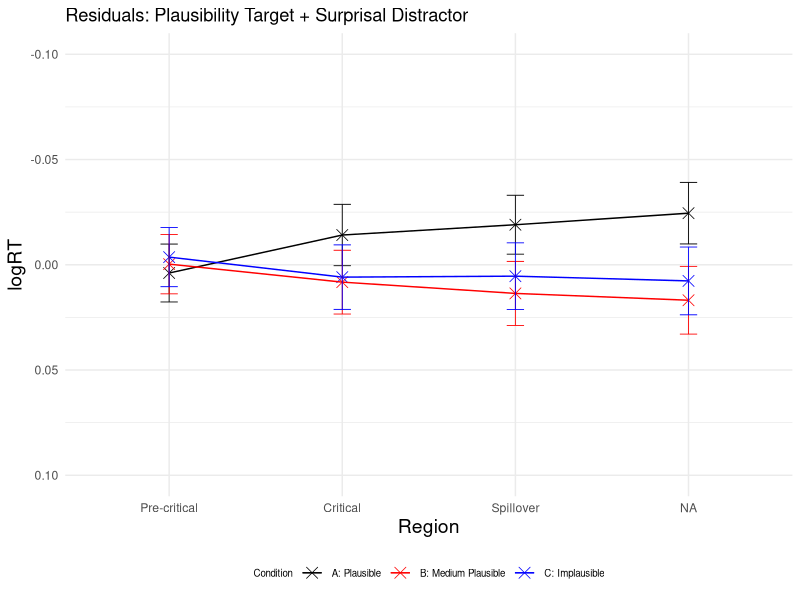
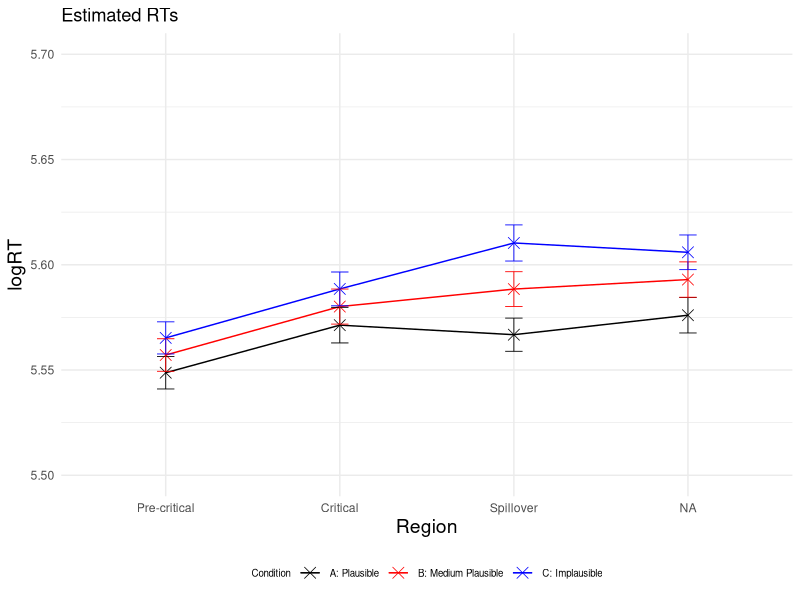
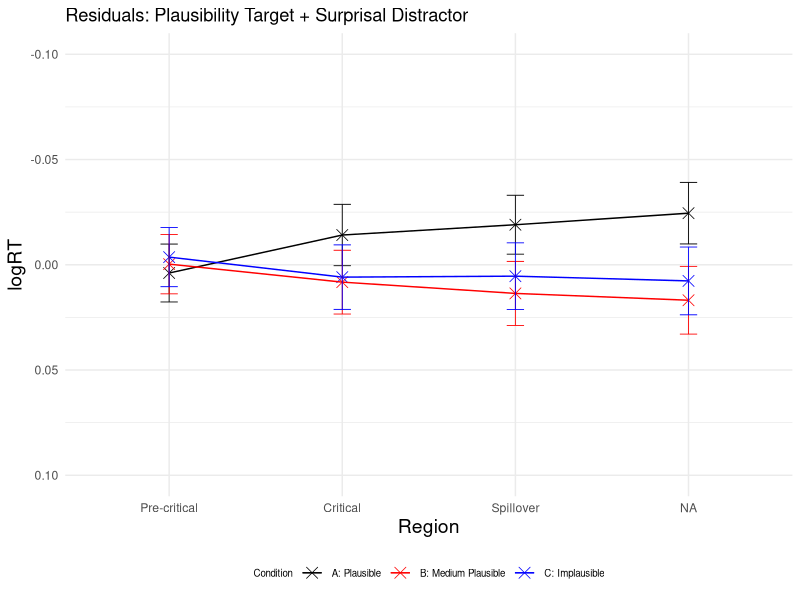
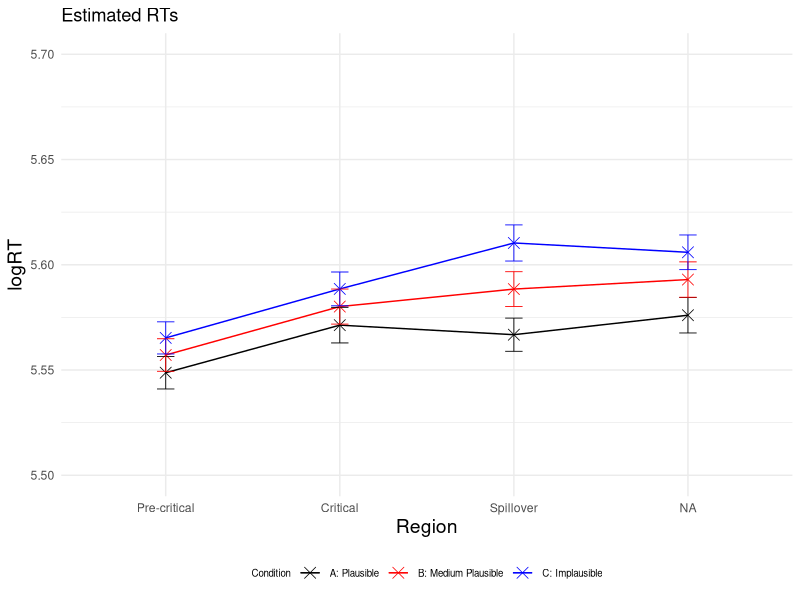

Generate these figures, in order, with R:
### LMER ###
# load lme4 package
library(lme4)
library(dplyr)
library(ggplot2)
library(lmerTest)

setwd("~/Downloads/Master_Thesis/Plausibility_Rating_Experiments/3_SPR_Study/Results_SPR_Plaus_single/")
GP6 <- read.csv("GP6SPR_processed.csv")


residuals <- data.frame(
  Region <- character(0),
  Condition <- character(0),
  Residual <- numeric(0),
  SE_Residual <- numeric(0)
)

logRT_estimated <- data.frame(
  Region <- character(0),
  Condition <- character(0),
  Estimated_logRT <- numeric(0),
  SE_Estimated <- numeric(0)
)


SPR_coefficients <- data.frame(
  Region <- character(0),
  Intercept <- numeric(0),
  Plausibility <- numeric(0),
  Surprisal <- numeric(0)
)


##### PRE-CRITICAL #####
# Precritical region
Precritical <- subset(GP6, Region == "Pre-critical")
# standardise predictors
Precritical$scaled_Plaus_Precritical <- scale(Precritical$SPR_Plaus_Rating)
Precritical$scaled_Surprisaldist_Precritical <- scale(Precritical$Surprisal_distractor)
# invert predictor plausibility
Precritical$inverted_scaled_Plaus_Precritical <- (Precritical$scaled_Plaus_Precritical) * (-1)
#log transform reading times
Precritical$logRT_Precritical <- log(Precritical$ReadingTime)



# define and run the linear mixed-effects regression model for the precritical region 
model_Precritical <- lmerTest::lmer(logRT_Precritical ~ inverted_scaled_Plaus_Precritical + scaled_Surprisaldist_Precritical + 
                                  (1 + inverted_scaled_Plaus_Precritical + scaled_Surprisaldist_Precritical | Subject) + 
                                  (1 + inverted_scaled_Plaus_Precritical + scaled_Surprisaldist_Precritical | Item), data = Precritical)

# print the summary of the model
summary_Precritical <- summary(model_Precritical)
print(summary_Precritical)

coefficients_Precritical <- summary_Precritical$coefficients

intercept <- coefficients_Precritical["(Intercept)", 1]
plaus_target_coeff <- coefficients_Precritical["(Intercept)", 1] + coefficients_Precritical["inverted_scaled_Plaus_Precritical", 1]
surprisal_distractor_coeff <- coefficients_Precritical["(Intercept)", 1] + coefficients_Precritical["scaled_Surprisaldist_Precritical", 1]

#####predict condition A, precritical#####
Precritical_A <- subset(Precritical, Condition == "A")
Precritical_A$Precritical_A_Predicted <- predict(model_Precritical, newdata = Precritical_A,  type = "response")

# calculate residuals
Residual_Precritical_A <- mean(Precritical_A$logRT_Precritical) - mean(Precritical_A$Precritical_A_Predicted)
Residual_Precritical_A
# observed RT for condition A precritical
Precrit_A_logRT_observed <- mean(Precritical_A$logRT_Precritical)
Precrit_A_logRT_observed
# estimated RT for condition A precritical
Precrit_A_logRT_estimated <- mean(Precritical_A$Precritical_A_Predicted)
Precrit_A_logRT_estimated

# calculate standard error for residuals
SE_Res_Precrit_A <- sqrt(sd(Precritical_A$logRT, na.rm = TRUE)^2/length(Precritical_A$logRT) + sd(Precritical_A$Precritical_A_Predicted, na.rm = TRUE)^2/length(Precritical_A$Precritical_A_Predicted))
SE_Res_Precrit_A
new_row_residuals <- data.frame(Region = 'Pre-critical', Condition = "A", Residual = Residual_Precritical_A, SE_Residual = SE_Res_Precrit_A)
residuals <- rbind(residuals, new_row_residuals)

# calculate standard error for logRT estimated
SE_est_Precrit_A <- sd(Precritical_A$Precritical_A_Predicted, na.rm = TRUE) / sqrt(length(Precritical_A$Precritical_A_Predicted)) 
SE_est_Precrit_A

new_row_logRT_estimated <- data.frame(Region = 'Pre-critical', Condition = "A", Estimated_logRT = Precrit_A_logRT_estimated, SE_Estimated = SE_est_Precrit_A)
logRT_estimated <- rbind(logRT_estimated, new_row_logRT_estimated)





####predict condition B, precritical#####
Precritical_B <- subset(Precritical, Condition == "B")
Precritical_B$Precritical_B_Predicted <- predict(model_Precritical, newdata = Precritical_B,  type = "response")

# calculate residuals
Residual_Precritical_B <- mean(Precritical_B$logRT_Precritical) - mean(Precritical_B$Precritical_B_Predicted)
Residual_Precritical_B
Precrit_B_logRT_observed <- mean(Precritical_B$logRT_Precritical)
Precrit_B_logRT_observed
Precrit_B_logRT_estimated <- mean(Precritical_B$Precritical_B_Predicted)
Precrit_B_logRT_estimated

# calculate standard error for residuals
SE_Res_Precrit_B <- sqrt(sd(Precritical_B$logRT, na.rm = TRUE)^2/length(Precritical_B$logRT) + sd(Precritical_B$Precritical_B_Predicted, na.rm = TRUE)^2/length(Precritical_B$Precritical_B_Predicted))
SE_Res_Precrit_B
new_row_residuals <- data.frame(Region = 'Pre-critical', Condition = "B", Residual = Residual_Precritical_B, SE_Residual = SE_Res_Precrit_B)
residuals <- rbind(residuals, new_row_residuals)

# calculate standard error for logRT estimated
SE_est_Precrit_B <- sd(Precritical_B$Precritical_B_Predicted, na.rm = TRUE) / sqrt(length(Precritical_B$Precritical_B_Predicted)) 
SE_est_Precrit_B
new_row_logRT_estimated <- data.frame(Region = 'Pre-critical', Condition = "B", Estimated_logRT = Precrit_B_logRT_estimated, SE_Estimated = SE_est_Precrit_B)
logRT_estimated <- rbind(logRT_estimated, new_row_logRT_estimated)



#####predict condition C, precritical#####
Precritical_C <- subset(Precritical, Condition == "C")
Precritical_C$Precritical_C_Predicted <- predict(model_Precritical, newdata = Precritical_C,  type = "response")

# calculate residuals
Residual_Precritical_C <- mean(Precritical_C$logRT_Precritical) - mean(Precritical_C$Precritical_C_Predicted)
Residual_Precritical_C
Precrit_C_logRT_observed <- mean(Precritical_C$logRT_Precritical) 
Precrit_C_logRT_observed
Precrit_C_logRT_estimated <- mean(Precritical_C$Precritical_C_Predicted)
Precrit_C_logRT_estimated

# calculate standard error for residuals
SE_Res_Precrit_C <- sqrt(sd(Precritical_C$logRT, na.rm = TRUE)^2/length(Precritical_C$logRT) + sd(Precritical_C$Precritical_C_Predicted, na.rm = TRUE)^2/length(Precritical_C$Precritical_C_Predicted))
SE_Res_Precrit_C
new_row_residuals <- data.frame(Region = 'Pre-critical', Condition = "C", Residual = Residual_Precritical_C, SE_Residual = SE_Res_Precrit_C)
residuals <- rbind(residuals, new_row_residuals)

# calculate standard error for logRT estimated
SE_est_Precrit_C <- sd(Precritical_C$Precritical_C_Predicted, na.rm = TRUE) / sqrt(length(Precritical_C$Precritical_C_Predicted)) 
SE_est_Precrit_C
new_row_logRT_estimated <- data.frame(Region = 'Pre-critical', Condition = "C", Estimated_logRT = Precrit_C_logRT_estimated, SE_Estimated = SE_est_Precrit_C)
logRT_estimated <- rbind(logRT_estimated, new_row_logRT_estimated)





##### CRITICAL #####
# critical region
Critical <- subset(GP6, Region == "Critical")
# standardise predictors
Critical$scaled_Plaus_Critical <- scale(Critical$SPR_Plaus_Rating)
Critical$scaled_Surprisaldist_Critical <- scale(Critical$Surprisal_distractor)
# invert predictor plausibility
Critical$inverted_scaled_Plaus_Critical <- (Critical$scaled_Plaus_Critical) * (-1)
#log transform reading times
Critical$logRT_Critical <- log(Critical$ReadingTime)

# define and run the linear mixed-effects regression model for the Critical region 
model_Critical <- lmerTest::lmer(logRT_Critical ~ inverted_scaled_Plaus_Critical + scaled_Surprisaldist_Critical + 
                            (1 + inverted_scaled_Plaus_Critical + scaled_Surprisaldist_Critical | Subject) + 
                            (1 + inverted_scaled_Plaus_Critical + scaled_Surprisaldist_Critical | Item), data = Critical)

# print the summary of the model
summary_Critical <- summary(model_Critical)
summary_Critical


#####predict condition A, Critical#####
Critical_A <- subset(Critical, Condition == "A")
Critical_A$Critical_A_Predicted <- predict(model_Critical, newdata = Critical_A,  type = "response")

# calculate residuals
Residual_Critical_A <- mean(Critical_A$logRT_Critical) - mean(Critical_A$Critical_A_Predicted)
Residual_Critical_A
Critical_A_logRT_observed <- mean(Critical_A$logRT_Critical) 
Critical_A_logRT_observed
Critical_A_logRT_estimated <- mean(Critical_A$Critical_A_Predicted)
Critical_A_logRT_estimated


# calculate standard error for residuals
SE_Res_Crit_A <- sqrt(sd(Critical_A$logRT, na.rm = TRUE)^2/length(Critical_A$logRT) + sd(Critical_A$Critical_A_Predicted, na.rm = TRUE)^2/length(Critical_A$Critical_A_Predicted))
SE_Res_Crit_A
new_row_residuals <- data.frame(Region = 'Critical', Condition = "A", Residual = Residual_Critical_A, SE_Residual = SE_Res_Crit_A)
residuals <- rbind(residuals, new_row_residuals)

# calculate standard error for logRT estimated
SE_est_Crit_A <- sd(Critical_A$Critical_A_Predicted, na.rm = TRUE) / sqrt(length(Critical_A$Critical_A_Predicted)) 
SE_est_Crit_A
new_row_logRT_estimated <- data.frame(Region = 'Critical', Condition = "A", Estimated_logRT = Critical_A_logRT_estimated, SE_Estimated = SE_est_Crit_A)
logRT_estimated <- rbind(logRT_estimated, new_row_logRT_estimated)


#####predict condition B, Critical#####
Critical_B <- subset(Critical, Condition == "B")
Critical_B$Critical_B_Predicted <- predict(model_Critical, newdata = Critical_B,  type = "response")

# calculate residualds
Residual_Critical_B <- mean(Critical_B$logRT_Critical) - mean(Critical_B$Critical_B_Predicted)
Residual_Critical_B
Critical_B_logRT_observed <- mean(Critical_B$logRT_Critical)
Critical_B_logRT_observed
Critical_B_logRT_estimated <- mean(Critical_B$Critical_B_Predicted)
Critical_B_logRT_estimated

# calculate standard error for residuals
SE_Res_Crit_B <- sqrt(sd(Critical_B$logRT, na.rm = TRUE)^2/length(Critical_B$logRT) + sd(Critical_B$Critical_B_Predicted, na.rm = TRUE)^2/length(Critical_B$Critical_B_Predicted))
SE_Res_Crit_B
new_row_residuals <- data.frame(Region = 'Critical', Condition = "B", Residual = Residual_Critical_B, SE_Residual = SE_Res_Crit_B)
residuals <- rbind(residuals, new_row_residuals)

# calculate standard error for logRT estimated
SE_est_Crit_B <- sd(Critical_B$Critical_B_Predicted, na.rm = TRUE) / sqrt(length(Critical_B$Critical_B_Predicted)) 
SE_est_Crit_B
new_row_logRT_estimated <- data.frame(Region = 'Critical', Condition = "B", Estimated_logRT = Critical_B_logRT_estimated, SE_Estimated = SE_est_Crit_B)
logRT_estimated <- rbind(logRT_estimated, new_row_logRT_estimated)



#####predict condition C, Critical#####
Critical_C <- subset(Critical, Condition == "C")
Critical_C$Critical_C_Predicted <- predict(model_Critical, newdata = Critical_C,  type = "response")

# calculate residuals
Residual_Critical_C <- mean(Critical_C$logRT_Critical) - mean(Critical_C$Critical_C_Predicted)
Residual_Critical_C
Critical_C_logRT_observed <- mean(Critical_C$logRT_Critical)
Critical_C_logRT_observed
Critical_C_logRT_estimated <- mean(Critical_C$Critical_C_Predicted)
Critical_C_logRT_estimated

# calculate standard error for residuals
SE_Res_Crit_C <- sqrt(sd(Critical_C$logRT, na.rm = TRUE)^2/length(Critical_C$logRT) + sd(Critical_C$Critical_C_Predicted, na.rm = TRUE)^2/length(Critical_C$Critical_C_Predicted))
SE_Res_Crit_C
new_row_residuals <- data.frame(Region = 'Critical', Condition = "C", Residual = Residual_Critical_C, SE_Residual = SE_Res_Crit_C)
residuals <- rbind(residuals, new_row_residuals)

# calculate standard error for logRT estimated
SE_est_Crit_C <- sd(Critical_C$Critical_C_Predicted, na.rm = TRUE) / sqrt(length(Critical_C$Critical_C_Predicted)) 
SE_est_Crit_C
new_row_logRT_estimated <- data.frame(Region = 'Critical', Condition = "C", Estimated_logRT = Critical_C_logRT_estimated, SE_Estimated = SE_est_Crit_C)
logRT_estimated <- rbind(logRT_estimated, new_row_logRT_estimated)




##### SPILLOVER #####
# Spillover region 
Spillover <- subset(GP6, Region == "Spillover")
# standardise predictors
Spillover$scaled_Plaus_Spillover <- scale(Spillover$SPR_Plaus_Rating)
Spillover$scaled_Surprisaldist_Spillover <- scale(Spillover$Surprisal_distractor)
# invert predictor plausibility
Spillover$inverted_scaled_Plaus_Spillover <- (Spillover$scaled_Plaus_Spillover) * (-1)
#log transform reading times
Spillover$logRT_Spillover <- log(Spillover$ReadingTime)

# define and run the linear mixed-effects regression model for the Spillover region 
model_Spillover <- lmerTest::lmer(logRT_Spillover ~ inverted_scaled_Plaus_Spillover + scaled_Surprisaldist_Spillover + 
                         (1 + inverted_scaled_Plaus_Spillover + scaled_Surprisaldist_Spillover | Subject) + 
                         (1 + inverted_scaled_Plaus_Spillover + scaled_Surprisaldist_Spillover | Item), data = Spillover)

# print the summary of the model
summary_Spillover <- summary(model_Spillover)
summary_Spillover



#####predict condition A, Spillover#####
Spillover_A <- subset(Spillover, Condition == "A")
Spillover_A$Spillover_A_Predicted <- predict(model_Spillover, newdata = Spillover_A,  type = "response")

# calculate residuals
Residual_Spillover_A <- mean(Spillover_A$logRT_Spillover) - mean(Spillover_A$Spillover_A_Predicted)
Residual_Spillover_A
Spillover_A_logRT_observed <- mean(Spillover_A$logRT_Spillover)
Spillover_A_logRT_observed 
Spillover_A_logRT_estimated <- mean(Spillover_A$Spillover_A_Predicted)
Spillover_A_logRT_estimated

# calculate standard error for residuals
SE_Res_Spill_A <- sqrt(sd(Spillover_A$logRT, na.rm = TRUE)^2/length(Spillover_A$logRT) + sd(Spillover_A$Spillover_A_Predicted, na.rm = TRUE)^2/length(Spillover_A$Spillover_A_Predicted))
SE_Res_Spill_A
new_row_residuals <- data.frame(Region = 'Spillover', Condition = "A", Residual = Residual_Spillover_A, SE_Residual = SE_Res_Spill_A)
residuals <- rbind(residuals, new_row_residuals)

# calculate standard error for logRT estimated
SE_est_Spill_A <- sd(Spillover_A$Spillover_A_Predicted, na.rm = TRUE) / sqrt(length(Spillover_A$Spillover_A_Predicted)) 
SE_est_Spill_A
new_row_logRT_estimated <- data.frame(Region = 'Spillover', Condition = "A", Estimated_logRT = Spillover_A_logRT_estimated, SE_Estimated = SE_est_Spill_A)
logRT_estimated <- rbind(logRT_estimated, new_row_logRT_estimated)



#####predict condition B, Spillover#####
Spillover_B <- subset(Spillover, Condition == "B")
Spillover_B$Spillover_B_Predicted <- predict(model_Spillover, newdata = Spillover_B,  type = "response")

# calculate residuals
Residual_Spillover_B <- mean(Spillover_B$logRT_Spillover) - mean(Spillover_B$Spillover_B_Predicted)
Residual_Spillover_B
Spillover_B_logRT_observed <- mean(Spillover_B$logRT_Spillover)
Spillover_B_logRT_observed
Spillover_B_logRT_estimated <- mean(Spillover_B$Spillover_B_Predicted)
Spillover_B_logRT_estimated

# calculate standard error for residuals
SE_Res_Spill_B <- sqrt(sd(Spillover_B$logRT, na.rm = TRUE)^2/length(Spillover_B$logRT) + sd(Spillover_B$Spillover_B_Predicted, na.rm = TRUE)^2/length(Spillover_B$Spillover_B_Predicted))
SE_Res_Spill_B
new_row_residuals <- data.frame(Region = 'Spillover', Condition = "B", Residual = Residual_Spillover_B, SE_Residual = SE_Res_Spill_B)
residuals <- rbind(residuals, new_row_residuals)

# calculate standard error for logRT estimated
SE_est_Spill_B <- sd(Spillover_B$Spillover_B_Predicted, na.rm = TRUE) / sqrt(length(Spillover_B$Spillover_B_Predicted)) 
SE_est_Spill_B
new_row_logRT_estimated <- data.frame(Region = 'Spillover', Condition = "B", Estimated_logRT = Spillover_B_logRT_estimated, SE_Estimated = SE_est_Spill_B)
logRT_estimated <- rbind(logRT_estimated, new_row_logRT_estimated)



#####predict condition C, Spillover#####
Spillover_C <- subset(Spillover, Condition == "C")
Spillover_C$Spillover_C_Predicted <- predict(model_Spillover, newdata = Spillover_C,  type = "response")

# calculate residuals
Residual_Spillover_C <- mean(Spillover_C$logRT_Spillover) - mean(Spillover_C$Spillover_C_Predicted)
Residual_Spillover_C
Spillover_C_logRT_observed <- mean(Spillover_C$logRT_Spillover)
Spillover_C_logRT_observed
Spillover_C_logRT_estimated <- mean(Spillover_C$Spillover_C_Predicted)
Spillover_C_logRT_estimated

# calculate standard error for residuals
SE_Res_Spill_C <- sqrt(sd(Spillover_C$logRT, na.rm = TRUE)^2/length(Spillover_C$logRT) + sd(Spillover_C$Spillover_C_Predicted, na.rm = TRUE)^2/length(Spillover_C$Spillover_C_Predicted))
SE_Res_Spill_C
new_row_residuals <- data.frame(Region = 'Spillover', Condition = "C", Residual = Residual_Spillover_C, SE_Residual = SE_Res_Spill_C)
residuals <- rbind(residuals, new_row_residuals)

# calculate standard error for logRT estimated
SE_est_Spill_C <- sd(Spillover_C$Spillover_C_Predicted, na.rm = TRUE) / sqrt(length(Spillover_C$Spillover_C_Predicted)) 
SE_est_Spill_C
new_row_logRT_estimated <- data.frame(Region = 'Spillover', Condition = "C", Estimated_logRT = Spillover_C_logRT_estimated, SE_Estimated = SE_est_Spill_C)
logRT_estimated <- rbind(logRT_estimated, new_row_logRT_estimated)





##### POST-SPILLOVER #####
# Post-spillover region 
Postspillover <- subset(GP6, Region == "Post-spillover")
# standardise predictors
Postspillover$scaled_Plaus_Postspillover <- scale(Postspillover$SPR_Plaus_Rating)
Postspillover$scaled_Surprisaldist_Postspillover <- scale(Postspillover$Surprisal_distractor)
# invert predictor plausibility
Postspillover$inverted_scaled_Plaus_Postspillover <- (Postspillover$scaled_Plaus_Postspillover) * (-1)
#log transform reading times
Postspillover$logRT_Postspillover <- log(Postspillover$ReadingTime)

# define and run the linear mixed-effects regression model for the Postspillover region 
model_Postspillover <- lmerTest::lmer(logRT_Postspillover ~ inverted_scaled_Plaus_Postspillover + scaled_Surprisaldist_Postspillover + 
                          (1 + inverted_scaled_Plaus_Postspillover + scaled_Surprisaldist_Postspillover | Subject) + 
                          (1 + inverted_scaled_Plaus_Postspillover + scaled_Surprisaldist_Postspillover | Item), data = Postspillover)

# print the summary of the model
summary_Postspillover <- summary(model_Postspillover)
summary_Postspillover

#####predict condition A, Postspillover#####
Postspillover_A <- subset(Postspillover, Condition == "A")
Postspillover_A$Postspillover_A_Predicted <- predict(model_Postspillover, newdata = Postspillover_A,  type = "response")

# calculate residuals
Residual_Postspillover_A <- mean(Postspillover_A$logRT_Postspillover) - mean(Postspillover_A$Postspillover_A_Predicted)
Residual_Postspillover_A
Postspillover_A_logRT_observed <- mean(Postspillover_A$logRT_Postspillover)
Postspillover_A_logRT_observed
Postspillover_A_logRT_estimated <- mean(Postspillover_A$Postspillover_A_Predicted)
Postspillover_A_logRT_estimated

# calculate standard error for residuals
SE_Res_PostSpill_A <- sqrt(sd(Postspillover_A$logRT, na.rm = TRUE)^2/length(Postspillover_A$logRT) + sd(Postspillover_A$Postspillover_A_Predicted, na.rm = TRUE)^2/length(Postspillover_A$Postspillover_A_Predicted))
SE_Res_PostSpill_A
new_row_residuals <- data.frame(Region = 'Post-Spillover', Condition = "A", Residual = Residual_Postspillover_A, SE_Residual = SE_Res_PostSpill_A)
residuals <- rbind(residuals, new_row_residuals)

# calculate standard error for logRT estimated
SE_est_PostSpill_A <- sd(Postspillover_A$Postspillover_A_Predicted, na.rm = TRUE) / sqrt(length(Postspillover_A$Postspillover_A_Predicted)) 
SE_est_PostSpill_A
new_row_logRT_estimated <- data.frame(Region = 'Post-Spillover', Condition = "A", Estimated_logRT = Postspillover_A_logRT_estimated, SE_Estimated = SE_est_PostSpill_A)
logRT_estimated <- rbind(logRT_estimated, new_row_logRT_estimated)



#####predict condition B, Postspillover#####
Postspillover_B <- subset(Postspillover, Condition == "B")
Postspillover_B$Postspillover_B_Predicted <- predict(model_Postspillover, newdata = Postspillover_B,  type = "response")

# calculate residuals
Residual_Postspillover_B <- mean(Postspillover_B$logRT_Postspillover) - mean(Postspillover_B$Postspillover_B_Predicted)
Residual_Postspillover_B
Postspillover_B_logRT_observed <- mean(Postspillover_B$logRT_Postspillover) 
Postspillover_B_logRT_observed
Postspillover_B_logRT_estimated <- mean(Postspillover_B$Postspillover_B_Predicted)
Postspillover_B_logRT_estimated

# calculate standard error for residuals
SE_Res_PostSpill_B <- sqrt(sd(Postspillover_B$logRT, na.rm = TRUE)^2/length(Postspillover_B$logRT) + sd(Postspillover_B$Postspillover_B_Predicted, na.rm = TRUE)^2/length(Postspillover_B$Postspillover_B_Predicted))
SE_Res_PostSpill_B
new_row_residuals <- data.frame(Region = 'Post-Spillover', Condition = "B", Residual = Residual_Postspillover_B, SE_Residual = SE_Res_PostSpill_B)
residuals <- rbind(residuals, new_row_residuals)

# calculate standard error for logRT estimated
SE_est_PostSpill_B <- sd(Postspillover_B$Postspillover_B_Predicted, na.rm = TRUE) / sqrt(length(Postspillover_B$Postspillover_B_Predicted)) 
SE_est_PostSpill_B
new_row_logRT_estimated <- data.frame(Region = 'Post-Spillover', Condition = "B", Estimated_logRT = Postspillover_B_logRT_estimated, SE_Estimated = SE_est_PostSpill_B)
logRT_estimated <- rbind(logRT_estimated, new_row_logRT_estimated)



#####predict condition C, Postspillover#####
Postspillover_C <- subset(Postspillover, Condition == "C")
Postspillover_C$Postspillover_C_Predicted <- predict(model_Postspillover, newdata = Postspillover_C,  type = "response")

# calculate residuals
Residual_Postspillover_C <- mean(Postspillover_C$logRT_Postspillover) - mean(Postspillover_C$Postspillover_C_Predicted)
Residual_Postspillover_C
Postspillover_C_logRT_observed <- mean(Postspillover_C$logRT_Postspillover)
Postspillover_C_logRT_observed
Postspillover_C_logRT_estimated <- mean(Postspillover_C$Postspillover_C_Predicted)
Postspillover_C_logRT_estimated

# calculate standard error for residuals
SE_Res_PostSpill_C <- sqrt(sd(Postspillover_C$logRT, na.rm = TRUE)^2/length(Postspillover_C$logRT) + sd(Postspillover_C$Postspillover_C_Predicted, na.rm = TRUE)^2/length(Postspillover_C$Postspillover_C_Predicted))
SE_Res_PostSpill_C
new_row_residuals <- data.frame(Region = 'Post-Spillover', Condition = "C", Residual = Residual_Postspillover_C, SE_Residual = SE_Res_PostSpill_C)
residuals <- rbind(residuals, new_row_residuals)

# calculate standard error for logRT estimated
SE_est_PostSpill_C <- sd(Postspillover_C$Postspillover_C_Predicted, na.rm = TRUE) / sqrt(length(Postspillover_C$Postspillover_C_Predicted)) 
SE_est_PostSpill_C
new_row_logRT_estimated <- data.frame(Region = 'Post-Spillover', Condition = "C", Estimated_logRT = Postspillover_C_logRT_estimated, SE_Estimated = SE_est_PostSpill_C)
logRT_estimated <- rbind(logRT_estimated, new_row_logRT_estimated)


# plot residuals
# Create a line plot 
p <- ggplot(residuals, aes(x = factor(Region, levels = c("Pre-critical", "Critical", "Spillover", "Post-spillover")), 
                          y = Residual, color = Condition, group = Condition)) + geom_point(shape = 4, size = 3.5, stroke = 0.4) + geom_line(linewidth=0.5) + ylim (0.10, -0.10)
p <- p + theme_minimal() + geom_errorbar(aes(ymin=Residual-SE_Residual, ymax=Residual+SE_Residual), width=.1, size=0.3) 
p <- p + scale_color_manual(name="Condition", labels=c("A: Plausible", "B: Medium Plausible", "C: Implausible"), values=c("#000000", "#FF0000", "#0000FF"))
p <- p + labs(x="Region", y="logRT", title = "Residuals: Plausibility Target + Surprisal Distractor") 
p <- p + theme(legend.position="bottom", legend.text=element_text(size=7), legend.title=element_text(size=7), axis.title.x = element_text(size = 14), axis.title.y = element_text(size = 14)) 
p 
ggsave("Residuals_Plot.pdf", p, width=4, height=4)


# plot estimated logRTs
# Create a line plot 
p <- ggplot(logRT_estimated, aes(x = factor(Region, levels = c("Pre-critical", "Critical", "Spillover", "Post-spillover")), 
                           y = Estimated_logRT, color = Condition, group = Condition)) + geom_point(shape = 4, size = 3.5, stroke = 0.4) + geom_line(linewidth=0.5) + ylim (5.5, 5.7)
p <- p + theme_minimal() + geom_errorbar(aes(ymin=Estimated_logRT-SE_Estimated, ymax=Estimated_logRT+SE_Estimated), width=.1, size=0.3) 
p <- p + scale_color_manual(name="Condition", labels=c("A: Plausible", "B: Medium Plausible", "C: Implausible"), values=c("#000000", "#FF0000", "#0000FF"))
p <- p + labs(x="Region", y="logRT", title = "Estimated RTs") 
p <- p + theme(legend.position="bottom", legend.text=element_text(size=7), legend.title=element_text(size=7), axis.title.x = element_text(size = 14), axis.title.y = element_text(size = 14)) 
p 
ggsave("Estimated_RTs_Plot.pdf", p, width=4, height=4)


# manual predict
# intercept
#intercept_critical_A <- summary_Critical$coefficients[("(Intercept)"), "Estimate"]
#intercept_critical_A

# mean plausibility scaled inverted critical a
#critical_a <- subset(Critical, Condition == "A")
#plaus_crit_scaled_A <- scale(critical_a$SPR_Plaus_Rating)
#plaus_crit_scaled_inv_A <- (plaus_crit_scaled_A) * (-1)
#plaus_crit_scaled_inv_A_mean <- mean(plaus_crit_scaled_inv_A)
#plaus_crit_scaled_inv_A_mean

# coefficient plausibility
#coeff_plaus_critical_A <-summary_Critical$coefficients[("inverted_scaled_Plaus_Critical"), "Estimate"]
#coeff_plaus_critical_A

# mean surprisal dist critical a
#surprisaldist_crit_scaled_A <- scale(critical_a$Surprisal_distractor)
#surprisaldist_crit_scaled_A_mean <- mean(surprisaldist_crit_scaled_A)
#surprisaldist_crit_scaled_A_mean

# coefficient surprisaldist
#coeff_plaus_critical_A <-summary_Critical$coefficients[("scaled_Surprisaldist_Critical"), "Estimate"]
#coeff_plaus_critical_A

#predict mean of condition A in region critical
#predict_critical_A <- intercept_critical_A + (plaus_crit_scaled_inv_A_mean * coeff_plaus_critical_A) + (surprisaldist_crit_scaled_A_mean * coeff_plaus_critical_A)
#predict_critical_A
